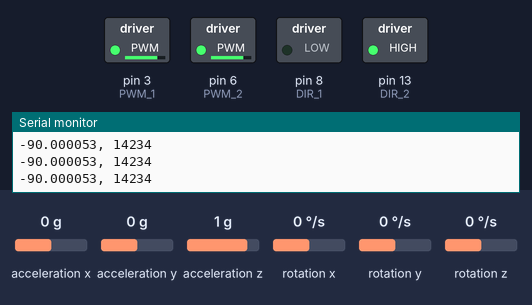
Simulated run of this sketch. Board: Arduino Uno, built with avr-gcc and run on an emulated ATmega328P. Shown: switched loads named in the sketch (green lamp = pin HIGH), the last lines printed to the serial monitor. The inputs (shaded band) are chosen by the test bench; at power-on: acceleration y 0 g, rotation x 0 °/s, acceleration z 1 g, acceleration x 0 g, rotation y 0 °/s, rotation z 0 °/s.

Above: at 3.2 s.
3.3 s: acceleration y set to 0.8 g
6.3 s: rotation x set to -192 °/s
At 6.92 s:
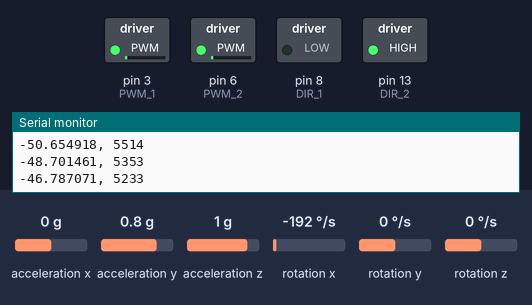
At 7.84 s:
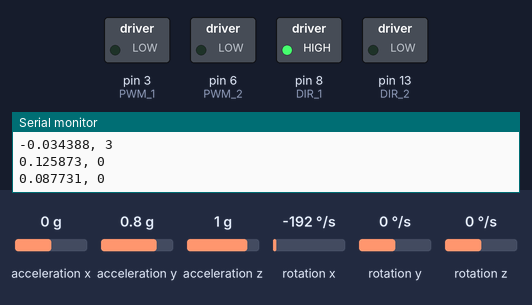
9.3 s: acceleration z set to -1.4 g
At 17.2 s:
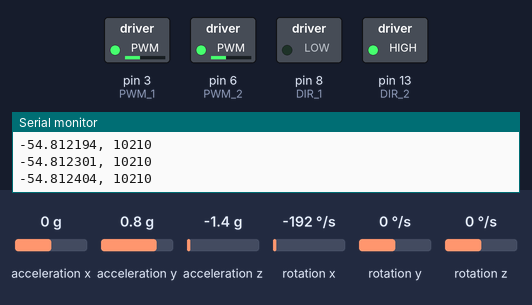
Timing chart, 0 to 18.3 s (numbered marks = the images above; inputs shaded):
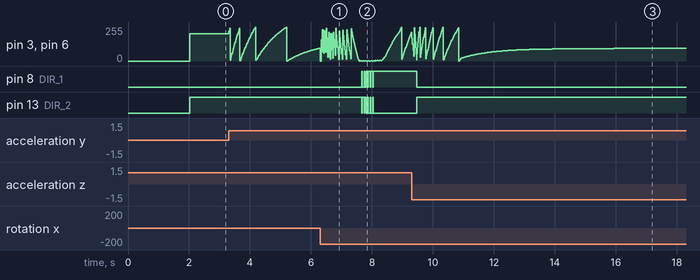

Measured:
- after the input at 6.3 s, pin 8 (DIR_1): goes 3 × (HIGH 0.01 s, LOW 0.07 s), HIGH 0.05 s, LOW 0.01 s, HIGH 0.07 s, LOW 0.01 s, then HIGH, starting after 1.4 s; pin 13 (DIR_2): goes 3 × (LOW 0.01 s, HIGH 0.07 s), LOW 0.05 s, HIGH 0.01 s, LOW 0.07 s, HIGH 0.01 s, then LOW, starting after 1.4 s
- after the input at 9.3 s, pin 8 (DIR_1): HIGH → LOW after 0.18 s; pin 13 (DIR_2): LOW → HIGH after 0.18 s

The sketch:

lanceBot.ino
```cpp
#include <Wire.h>
#include <LSM6.h>


#define CALIBRATION_ANGLE -90
#define FILTER_PARAM 0.02

#define PWM_1 3
#define PWM_2 6
#define DIR_1 8
#define DIR_2 13

#define P 25
#define I 2
#define D 0
#define PITCH_SUM_MAX 2

LSM6 imu;

double imu_data[6];
char report[150];
char report2[150];
char calibrated_info[200];


double x_gyro_calibration = 0;
double y_gyro_calibration = 0;
double z_gyro_calibration = 0;
double accel_z_calibration = 0;
double pitch_calibration = 0;
double roll_calibration = 0;

double pitch = 0;
double pitch_rate = 0;
double pitch_summed = 0;
double pitch_prev = 0;
double pitch_angle = 0;
double pitch_gyro = 0; // CALIBRATION_ANGLE;
double roll_angle = 0;
unsigned long last_read_time = 0;
double dt;
bool measuring = 0;

double pid = 0;
double desired_pitch = 0;
int volatile motor_pwm = 0;
int volatile motor_dir = 0;


void setup() {
  Serial.begin(9600);
  Wire.begin();

  if (!imu.init()) {
//    Serial.println("Failed to detect and initialize IMU");
    while (1);
  }
  else {
//    Serial.println("Detected and initialized IMU");
  }
  imu.enableDefault();
  calibrate_imu(CALIBRATION_ANGLE,0);

  pinMode(DIR_1, OUTPUT);
  pinMode(DIR_2, OUTPUT);

}

void loop() {
  // put your main code here, to run repeatedly:

  read_imu();
  filter();
  pid_controller();
  command_motors();

//  Serial.print(pitch_angle, 6);
//  Serial.print(", ");
//  Serial.print(pitch_gyro, 6);
//  Serial.print(", ");
//  Serial.println(pitch, 6);

  Serial.print(pitch, 6);
  Serial.print(", ");
  Serial.println(motor_pwm, 6);

//  delay(1000);
}

void calibrate_imu(double expected_pitch, double expected_roll)
{
  x_gyro_calibration = 0;
  y_gyro_calibration = 0;
  z_gyro_calibration = 0;
  accel_z_calibration = 0;
  pitch_calibration = 0;
  roll_calibration = 0;

  double x_gyro_sum = 0;


  for (int i = 0; i < 1000; i++)
  {
    read_imu();
    x_gyro_sum -= imu_data[3];
    pitch_calibration += atan2(1.0 * imu_data[1], -imu_data[2]) * 180 / M_PI - expected_pitch;
    roll_calibration += atan2(1.0 * imu_data[0], -imu_data[2]) * 180 / M_PI - expected_roll;
//    Serial.println(x_gyro_sum, 6);
  }

  x_gyro_calibration = x_gyro_sum/1000;
  pitch_calibration /= 1000;
  roll_calibration /= 1000;

//    Serial.println("calibrated_info: ");
//    Serial.print("x_gyro: ");
//    Serial.print(x_gyro_calibration, 6);
//    Serial.print("pitch_calibration: ");
//    Serial.print(pitch_calibration, 6);
//    Serial.print("| roll_calibration: ");
//    Serial.println(roll_calibration, 6);
}

void read_imu(){
  imu.read();
  unsigned long now = micros();
  dt = (now - last_read_time)/1e6;
  last_read_time = now;

  imu_data[0] = imu.a.x * 0.000061;
  imu_data[1] = imu.a.y * 0.000061;
  imu_data[2] = imu.a.z * 0.000061;
  //  imu_data[3] = (imu.g.x * 0.007477 + x_gyro_calibration);
  imu_data[3] = (imu.g.x * 0.00875 + x_gyro_calibration);
  imu_data[4] = imu.g.y * 0.00875 + y_gyro_calibration;
  imu_data[5] = imu.g.z * 0.00875 + z_gyro_calibration;


  pitch_angle = atan2(1.0 * imu_data[1], -imu_data[2]) * 180 / M_PI - pitch_calibration;
  roll_angle = atan2(1.0 * imu_data[0], -imu_data[2]) * 180 / M_PI - roll_calibration;
}
void filter(){
  if (measuring)
  {
    pitch_gyro -= imu_data[3] * dt;
    pitch = FILTER_PARAM * pitch_angle + (1 - FILTER_PARAM) * (pitch + dt * -imu_data[3]);
    pitch_rate = (pitch - pitch_prev)/dt;
    pitch_prev = pitch;
  }
  else{
    pitch_gyro = pitch_angle;
    pitch = pitch_angle;
    measuring = 1;
    }

  pitch_summed += (pitch - desired_pitch);
  if (pitch_summed > PITCH_SUM_MAX){pitch_summed = PITCH_SUM_MAX;}
  if (pitch_summed < -1.0*PITCH_SUM_MAX) {pitch_summed = -1.0 * PITCH_SUM_MAX;}

}

void pid_controller(){
  if (measuring){
    pid = P*(pitch - desired_pitch) + I*pitch_summed + D*pitch_rate;
      if (measuring){
        motor_dir = pid > 0 ? 1 : 0;
        motor_pwm = abs(pid);
      }
    }
  }

void command_motors(){
  digitalWrite(DIR_1, motor_dir);
  digitalWrite(DIR_2, !motor_dir);
  analogWrite(PWM_1, motor_pwm);
  analogWrite(PWM_2, motor_pwm);
  }
```
